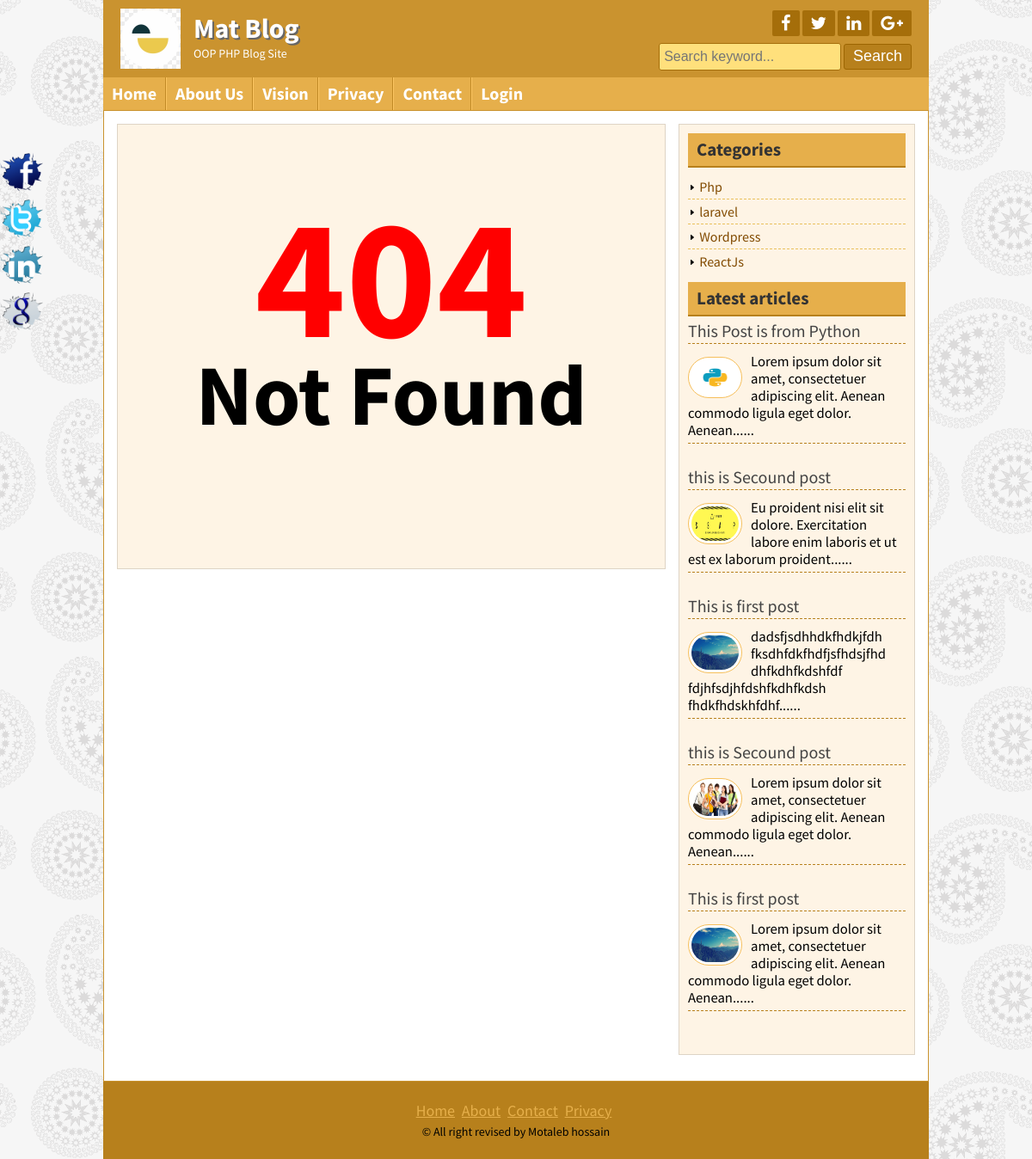
Page /404.php on the committed database.
### tables this page shows
CREATE TABLE `tbl_settings` (
  `id` int(11) NOT NULL,
  `title` varchar(255) NOT NULL,
  `slogan` varchar(255) NOT NULL,
  `logo` varchar(255) NOT NULL
);

CREATE TABLE `tbl_social` (
  `id` int(11) NOT NULL,
  `facebook` varchar(225) NOT NULL,
  `twitter` varchar(255) NOT NULL,
  `linkedin` varchar(255) NOT NULL,
  `googleplus` varchar(255) NOT NULL
);

CREATE TABLE `tbl_page` (
  `id` int(11) NOT NULL,
  `page_title` varchar(255) NOT NULL,
  `page_body` text NOT NULL
);

CREATE TABLE `tbl_category` (
  `id` int(11) NOT NULL,
  `name` varchar(255) NOT NULL
);

CREATE TABLE `tbl_post` (
  `id` int(11) NOT NULL,
  `catid` int(11) NOT NULL,
  `title` varchar(100) NOT NULL,
  `image` varchar(255) NOT NULL,
  `author` varchar(60) NOT NULL,
  `body` text NOT NULL,
  `tags` varchar(255) NOT NULL,
  `date` timestamp NOT NULL DEFAULT current_timestamp()
);

CREATE TABLE `tbl_copyright` (
  `id` int(11) NOT NULL,
  `note` varchar(255) NOT NULL
);

### lib/Database.php (called while the page is built, shortened)
<?php
Class Database{
	public $host   = DB_HOST;
	public $user   = DB_USER;
	public $pass   = DB_PASS;
	public $dbname = DB_NAME;
	public $link;
	private function connectDB(){
	$this->link = new mysqli($this->host, $this->user, $this->pass, $this->dbname);
 }
	public function select($query){
		$result = $this->link->query($query) or die($this->link->error.__LINE__);
		if($result->num_rows > 0){
			return $result;
		} else {
			return false;
		}
	}
}
?>

### lib/session.php (called while the page is built, shortened)
<?php
class Session{
    public static function get($key){
        if(isset($_SESSION['key'])){
            return $_SESSION['key'];
        } else {
            return false;
        }
    }
}
?>

### helpers/format.php (called while the page is built, shortened)
<?php
class Format{
	public function textShorten($text, $limit = 400){
		$text = $text." ";
		$text = substr($text, 0, $limit);
		$text = substr($text, 0, strrpos($text, ' '));
		$text = $text."......";
		return $text;
	}
}
 ?>

### inc/sideber.php (the view)
<div class="sidebar clear">
<div class="samesidebar clear">
	<h2>Categories</h2>
		<ul>
<?php
	$query = "SELECT * FROM tbl_category";
	$category  = $db->select($query);
	if ($category) {
		while ($result = $category->fetch_assoc()) {
?>
	<li><img src="images/icon-arrow.png" alt="*" height="10px" width="10px"/> <a href="posts.php?cat_id=<?php echo $result['id']; ?>"><?php echo $result['name']; ?></a></li>
<?php } } else {
			echo "<li><b>Sorry! NO Category to show!</b></li>";
		} ?></ul>
</div>
<div class="samesidebar clear">
	<h2>Latest articles</h2>
	<?php
$query = "SELECT * FROM tbl_post ORDER BY id DESC limit 5";
$recentpost  = $db->select($query);
if ($recentpost) {
	while ($result = $recentpost->fetch_assoc()) {
?>
		<div class="popular clear">
			<h3><a href="post.php?id=<?php echo $result['id']; ?>"><?php echo $result['title']; ?></a><h3>
			<a href="post.php?id=<?php echo $result['id']; ?>"><img src="admin/<?php echo $result['image']; ?>" alt="post image"/></a>
			<small><?php echo $fm->textShorten($result['body'], 100); ?></small>
		</div>
	<?php } } else {
		echo "<h3>NO Recent Posts..</h3>";
	} ?>
</div>
</div>

### inc/header.php (shortened to what this page needs)
<?php include "lib/Database.php"; ?>
<?php include "helpers/format.php"; ?>
<?php include "lib/session.php"; ?>
<?php
$db = new Database();
$fm = new Format();
?>
<?php
if(Session::get("login")==true){
    $username = $_SESSION['username'];
    $id = $_SESSION['userid'];
} else {
    $username = "";
}
?>
<!DOCTYPE html>
<html>
<head>
<?php include "scripts/css.php"; ?>
</head>
<body>
<div class="headersection templete clear">
	<a href="index.php">
		<div class="logo">
		<?php
			$query = "SELECT * FROM tbl_settings WHERE id = '1'";
			$blogsettings = $db->select($query);
		if($blogsettings){
			while($result = $blogsettings->fetch_assoc()){
		?>
			<img src="admin/<?php echo $result['logo']; ?>" alt="Logo" />
			<h2><?php echo $result['title']; ?></h2>
			<p><?php echo $result['slogan']; ?></p>
		<?php } } ?>
		</div>
	</a>
	<div class="social clear">
		<div class="icon clear">
		<?php
	$query = "SELECT * FROM tbl_social WHERE id = '1'";
	$social = $db->select($query);
	if($social){
		while($result = $social->fetch_assoc()){
	?>
			<a href="http://facebook.com/<?php echo $result['facebook']; ?>" target="_blank"><i class="fa fa-facebook"></i></a>
			<a href="http://twitter.com/<?php echo $result['twitter']; ?>" target="_blank"><i class="fa fa-twitter"></i></a>
			<a href="http://linked.com/<?php echo $result['linkedin']; ?>" target="_blank"><i class="fa fa-linkedin"></i></a>
			<a href="http://plus.google.com/<?php echo $result['googleplus']; ?>" target="_blank"><i class="fa fa-google-plus"></i></a>
		<?php } } ?>
		</div>
		<div class="searchbtn clear">
		<form action="search.php" method="get">
			<input type="text" name="search" placeholder="Search keyword..."/>
			<input type="submit" name="submit" value="Search"/>
		</form>
		</div>
	</div>
</div>
<div class="navsection templete">
	<ul><?php
	$path = $_SERVER['SCRIPT_FILENAME'];
	$currentpage = basename($path, '.php');
	?>
		<li><a <?php if($currentpage == 'index'){echo 'id = "active"';} ?> href="index.php">Home</a></li>
		<?php
		$query = "SELECT * FROM tbl_page";
		$pages = $db->select($query);
		if($pages){
			while($result=$pages->fetch_assoc()){ ?>
				<li><a <?php if(isset($_GET['pageid']) && $_GET['pageid'] == $result['id']){echo 'id = "active"';} ?> href='page.php?pageid=<?php echo $result['id']; ?>'><?php echo $result['page_title']; ?></a></li>
		<?php } } ?>
		<li><a <?php if($currentpage == 'contact'){echo 'id = "active"';} ?> href="contact.php">Contact</a></li>
		<?php  if(Session::get("login")==true){
			echo "<li align='right'><a href='http://blog.admin'>$username Panel</a></li>";
		} else {
			echo "<li align='right'><a href='http://blog.admin/login.php'>Login</a></li>";
		} ?>
	</ul>
</div>

### scripts/css.php
<link rel="stylesheet" href="font-awesome-4.5.0/css/font-awesome.css">
<link rel="stylesheet" href="css/nivo-slider.css" type="text/css" media="screen" />
<link rel="stylesheet" href="style.css"/>
<link rel="stylesheet" href="style.css">

### 404.php
<?php include "inc/header.php"; ?>
	<div class="contentsection contemplete clear">
		<div class="maincontent clear">
			<div class="about">
				<div class="notfound">
    				<p><span>404</span> Not Found</p>
    			</div>
	        </div>
		</div>
		<?php include "inc/sideber.php"; ?>
		<?php include "inc/footer.php"; ?>

### inc/footer.php (shortened to what this page needs)
</div>
	<div class="footersection templete clear">
	  <div class="footermenu clear">
		<ul>
			<li><a href="#">Home</a></li>
			<li><a href="#">About</a></li>
			<li><a href="#">Contact</a></li>
			<li><a href="#">Privacy</a></li>
		</ul>
		</div>
		<?php
        $query = "SELECT * FROM tbl_copyright WHERE id = '1'";
        $copyright = $db->select($query);
        if($copyright){
            while($result = $copyright->fetch_assoc()){
        ?>
		<p>&copy; <?php echo $result['note']; ?></p>
						<?php } } ?>
	</div>
	<div class="fixedicon clear">
	<?php
        $query = "SELECT * FROM tbl_social WHERE id = '1'";
        $social = $db->select($query);
        if($social){
            while($result = $social->fetch_assoc()){
        ?>
		<a href="http://www.facebook.com/<?php echo $result['facebook']; ?>"><img src="images/fb.png" alt="Facebook"/></a>
		<a href="http://www.twitter.com/<?php echo $result['twitter']; ?>"><img src="images/tw.png" alt="Twitter"/></a>
		<a href="http://www.linkedin.com/<?php echo $result['linkedin']; ?>"><img src="images/in.png" alt="LinkedIn"/></a>
		<a href="http://www.google.com/<?php echo $result['googleplus']; ?>"><img src="images/gl.png" alt="GooglePlus"/></a>
		<?php } } ?>
	</div>
</body>
</html>

### style.css (style rules this page uses)
* { margin: 0; padding: 0; outline: 0 }
body { font-family: 'Source Sans Pro', sans-serif; font-size: 14px; line-height: 18px; color: #000; background: url(images/bg.png)repeat fixed 0 0 #fff; }
.templete { width: 960px; margin: 0 auto; }
.contemplete { margin: 0 auto; width: 928px; }
.clear { overflow: hidden; }
input[type="text"], input[type="email"] { border: 1px solid #cfc5b6; border-radius: 3px; margin-bottom: 5px; padding: 5px; width: 300px; }
input[type="submit"] { background: #b7801c none repeat scroll 0 0; border: 1px solid #e6af4b; color: #fff; cursor: pointer; font-size: 20px; padding: 1px 10px; }
.headersection { background: #ca932f none repeat scroll 0 0; color: #fff; }
.logo { float: left; width: 580px; }
.logo img { float: left; margin-right: 15px; padding-bottom: 10px; padding-left: 20px; padding-top: 10px; width: 70px; }
.logo h2 { color: #fff; font-size: 32px; margin-bottom: 11px; margin-top: 24px; text-shadow: 2px 2px 0 #666; }
.logo p { color: #fff; }
.social { float: right; margin-right: 20px; margin-top: 12px; text-align: right; width: 360px; }
.icon { float: right; }
.icon a { background: #a56e0a none repeat scroll 0 0; border-radius: 2px; color: #fff; display: block; float: left; font-size: 20px; margin-left: 3px; padding: 5px 10px; }
.searchbtn { float: right; margin-top: 8px; }
.searchbtn input[type="text"] { border: 1px solid #A56E0A; width: 200px; background: #FFE07C; font-size: 16px; height: 20px; }
.searchbtn input[type="submit"] { border: 1px solid #9d6602; border-radius: 3px; font-size: 18px; height: 30px; padding-left: 10px; padding-right: 10px; padding-top: 0; cursor: pointer; }
.navsection { background: none repeat scroll 0 0 #e6af4b; min-height: 38px; }
.navsection ul { margin: 0; padding: 0; list-style: none; }
.navsection ul li { border-left: 1px solid #fdc662; border-right: 1px solid #c18a26; display: block; float: left; position: relative; }
.navsection ul li:first-child { border-left: 0px solid #fdc662; }
.navsection ul li:last-child { border-right: 0px solid #c18a26; }
.navsection ul li a { color: #fff; display: block; font-size: 20px; font-weight: bold; padding: 10px; text-decoration: none; }
.contentsection { background: #ffffff none repeat scroll 0 0; border: 1px solid #ca932f; padding: 15px; }
.maincontent { background: #fef4e5 none repeat scroll 0 0; border: 1px solid #ded4c5; float: left; margin: 0 15px 15px 0; padding: 8px 15px; width: 606px; }
.about { font-size: 16px; line-height: 24px; text-align: justify; }
.about p { font-size: 16px; line-height: 24px; margin-bottom: 10px; text-align: justify; }
.notfound { min-height: 400px; padding-top: 100px; }
.notfound p { font-size: 100px; font-weight: bold; line-height: 137px; text-align: center; }
.notfound p span { color: #ff0000; display: block; font-size: 200px; }
.sidebar { background: #fef4e5 none repeat scroll 0 0; border: 1px solid #ded4c5; float: right; margin-bottom: 15px; margin-top: 0; padding: 10px; width: 253px; }
.samesidebar { margin-bottom: 10px; }
.samesidebar h2 { background: #e6af4b none repeat scroll 0 0; border-bottom: 2px solid #b7801c; color: #333; margin-bottom: 8px; padding: 10px; }
.samesidebar ul { padding: 0; margin: 0; list-style: none; }
.samesidebar ul li { border-bottom: 1px dashed #e9c05c; font-size: 16px; padding: 5px 8px 5px 0; }
.samesidebar ul li:last-child { border-bottom: 0px dashed #e9c05c; }
.samesidebar ul li a { color: #814a00; text-decoration: none; }
.popular { margin-bottom: 20px; }
.popular h3 { border-bottom: 1px dashed #b7801c; font-size: 20px; font-weight: normal; margin-bottom: 10px; padding-bottom: 5px; }
.popular h3 a { text-decoration: none; color: #444 }
.popular img { background: #fff none repeat scroll 0 0; border: 1px solid #f6bf5b; border-radius: 30px; float: left; height: 40px; margin-right: 10px; margin-top: 5px; padding: 3px; width: 55px; }
.footersection { height: 90px; background: #B7801C; text-align: center }
.footermenu { margin-top: 25px; margin-bottom: 5px; }
.footermenu ul { padding: 0; margin: 0; list-style: none; text-align: center; }
.footermenu ul li { display: inline-block; }
.footermenu ul li a { color: #E6AF4B; font-size: 18px; margin-right: 5px; }
.fixedicon { left: 0; position: fixed; top: 175px; width: 60px; }
.fixedicon img { width: 50px; }

### rows in the picture
tbl_settings: logo (picture), title "Mat Blog", slogan "OOP PHP Blog Site"
tbl_page: page_title "About Us"
tbl_page: page_title "Vision"
tbl_page: page_title "Privacy"
tbl_category: name "Php"
tbl_category: name "laravel"
tbl_category: name "Wordpress"
tbl_category: name "ReactJs"
tbl_post: title "This Post is from Python", image (picture), body "Lorem ipsum dolor sit amet, consectetuer adipiscing elit. Aenean commodo ligula eget dolor. Aenean......"
tbl_post: title "this is Secound post", image (picture), body "Eu proident nisi elit sit dolore. Exercitation labore enim laboris et ut est ex laborum proident......"
tbl_post: title "This is first post", image (picture), body "dadsfjsdhhdkfhdkjfdh fksdhfdkfhdfjsfhdsjfhd dhfkdhfkdshfdf fdjhfsdjhfdshfkdhfkdsh fhdkfhdskhfdhf......"
tbl_post: title "this is Secound post", image (picture), body "Lorem ipsum dolor sit amet, consectetuer adipiscing elit. Aenean commodo ligula eget dolor. Aenean......"
tbl_post: title "This is first post", image (picture), body "Lorem ipsum dolor sit amet, consectetuer adipiscing elit. Aenean commodo ligula eget dolor. Aenean......"
tbl_copyright: note "All right revised by Motaleb hossain"
